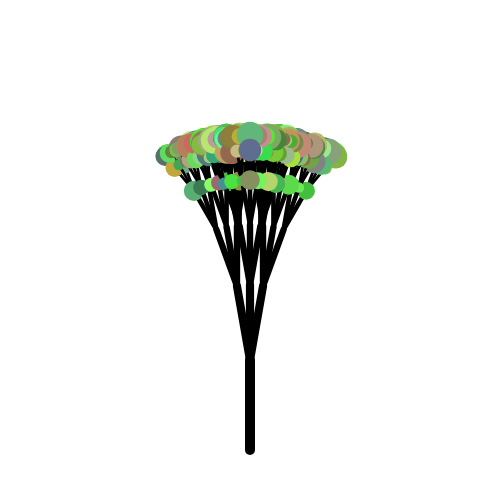
Frame 1 (no input)
Frame 60 (no input): identical to frame 1, image omitted
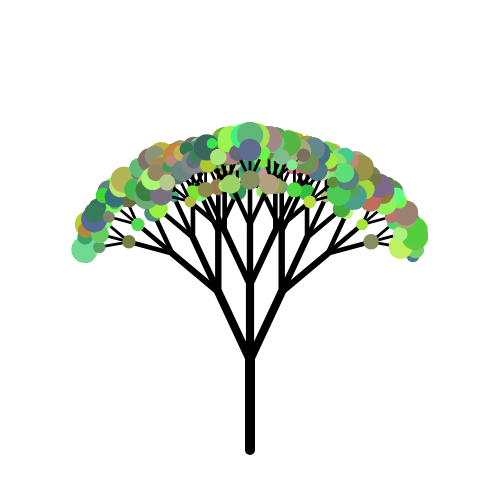
Frame 120 (the mouse pressed at the canvas centre since frame 60)

The p5.js sketch that drew these frames (run headless with seeded random() and noise() and a simulated clock; from frame 60 on, the mouse is pressed at the canvas centre):

// p5.js sketch
// ── sketch.js
// The Balloon tree Project
// Natan
// 11/22/2024

let scale = 15; // Base length for branches
let leafDepthLimit = 4; // Depth below which leaves are drawn
let branchLimit = 250; // Horizontal limit for branch expansion

function setup() {
  createCanvas(500, 500);
  background(255);
}

function draw() {
  background(255);
  drawTree(width / 2, height * 0.9, 90, 6);
}

// Function to draw a branch line
function drawLine(x1, y1, x2, y2, depth) {
  // Set stroke color and weight based on depth
  stroke(0);
  strokeWeight(map(depth, 1, 6, 1, 10));
  line(x1, y1, x2, y2);
}

// Recursive tree drawing function
function drawTree(x1, y1, angle, depth) {
  if (depth > 0) {
    // Calculate endpoint for the current branch
    let x2 = x1 + cos(radians(angle)) * scale* depth;
    let y2 = y1 - sin(radians(angle)) * scale* depth;

    // Limit horizontal expansion of branches
    if (x2 < width / 2 - branchLimit || x2 > width / 2 + branchLimit) {
      return; // Stop branch growth if beyond the limit
    }

    // Draw the current branch
    drawLine(x1, y1, x2, y2, depth);

    // Adjust branch angles based on mouseX position
    let angleShift = map(mouseX, 0, width, 10, 40);

    // Recursively draw three branches
    drawTree(x2, y2, angle - angleShift, depth - 1);
    drawTree(x2, y2, angle + angleShift, depth - 1);
    drawTree(x2, y2, angle, depth - 1);

    // Draw leaves on branches below the depth limit
    if (depth < leafDepthLimit) {
      drawLeaf(x2, y2, depth);
    }
  }
}

// Function to draw a leaf (or balloon-like object)
function drawLeaf(x, y, depth) {
  // Randomize leaf size and color
  randomSeed(x * y * depth); // Ensures consistent appearance
  fill(random(50, 200), random(100, 255), random(50, 150));
  noStroke();

  // Size decreases for higher branches
  let size = random(10, 30 - depth * 3);
  ellipse(x, y, size, size);
}

// Function to adjust leaf depth limit with keyboard input
function keyPressed() {
  if (key === 'x') {
    leafDepthLimit = min(leafDepthLimit + 1, 6); // Increase limit, max 6
  } else if (key === 'z') {
    leafDepthLimit = max(leafDepthLimit - 1, 0); // Decrease limit, min 0
  }
}
